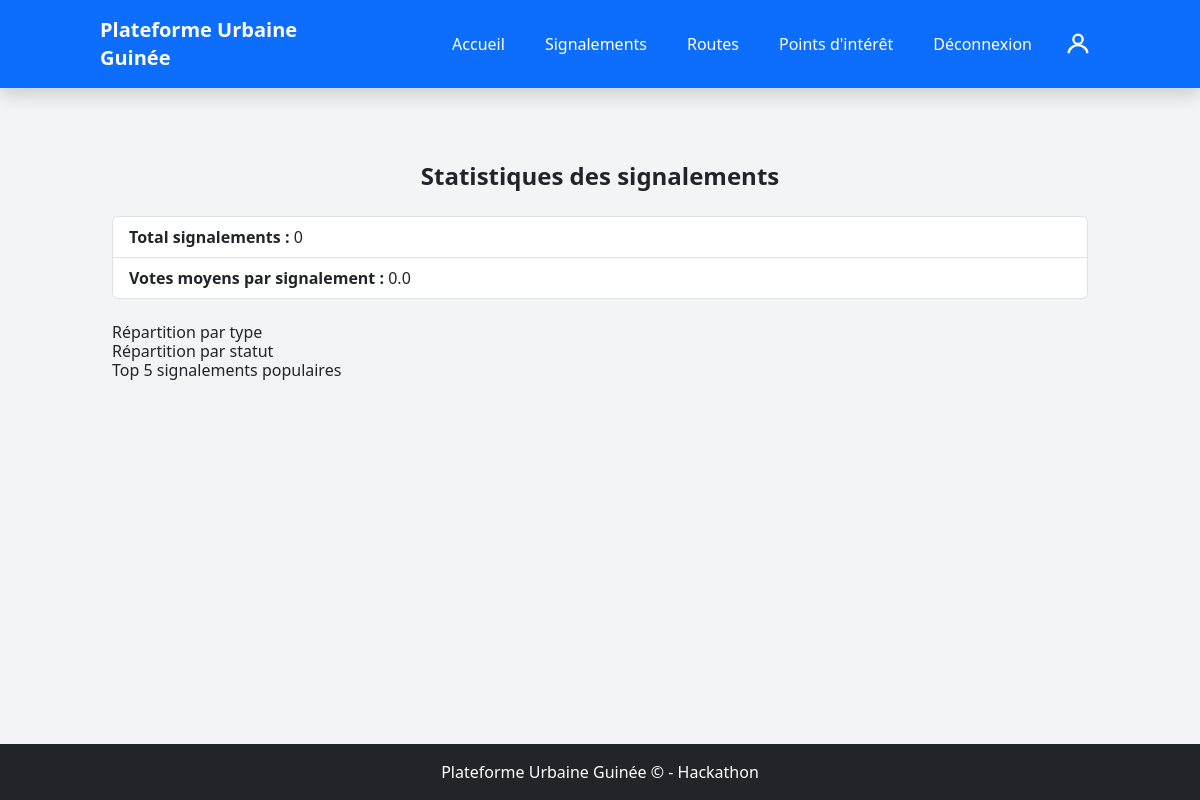
Page /reports/stats/ (signed in) on the earlier database version.
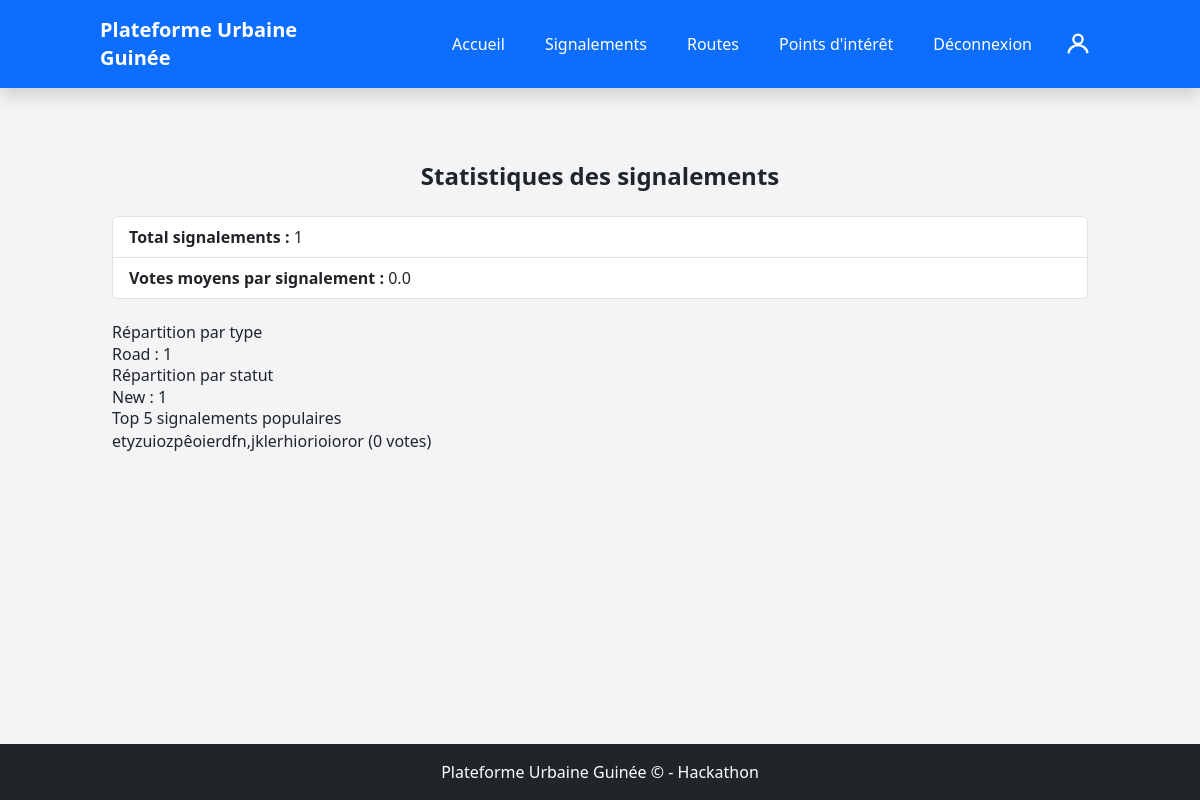
Same page on the later database version.
### reports/models.py (models this page shows, shortened)
class Report(models.Model):
    PROBLEM_TYPES = [
        ('road', 'Route endommagée'),
        ('electricity', 'Panne électrique'),
        ('waste', 'Déchets sauvages'),
        ('sanitation', 'Problème d\'assainissement'),
        ('other', 'Autre incident'),
    ]
    user = models.ForeignKey(User, on_delete=models.CASCADE, related_name='reports', null=True, blank=True)
    problem_type = models.CharField(max_length=20, choices=PROBLEM_TYPES, null=True, blank=True)
    description = models.TextField()
    photo = models.ImageField(upload_to='reports/photos/', blank=True, null=True)
    latitude = models.FloatField(null=True, blank=True)
    longitude = models.FloatField(null=True, blank=True)
    route = models.ForeignKey(Route, on_delete=models.SET_NULL, null=True, blank=True, related_name='reports')
    status = models.CharField(max_length=20, choices=[('new', 'Nouveau'), ('in_progress', 'En cours'), ('resolved', 'Résolu')], default='new')
    created_at = models.DateTimeField(auto_now_add=True)
    class Meta:
        ordering = ['-created_at']

### reports/views.py (the view)
# urls.py: path('stats/', views.report_stats, name='report_stats'),
@login_required
def report_stats(request):
    total_reports = Report.objects.count()
    reports_by_type = Report.objects.values('problem_type').annotate(count=Count('id'))
    reports_by_status = Report.objects.values('status').annotate(count=Count('id'))
    avg_votes = Vote.objects.values('report').annotate(votes=Count('id')).aggregate(avg=Avg('votes'))['avg'] or 0
    top_reports = Report.objects.annotate(num_votes=Count('votes')).order_by('-num_votes')[:5]
    return render(request, 'reports/report_stats.html', {
        'total_reports': total_reports,
        'reports_by_type': reports_by_type,
        'reports_by_status': reports_by_status,
        'avg_votes': avg_votes,
        'top_reports': top_reports,
    })

### templates/reports/report_stats.html (shortened to what this page needs)
{% extends "base.html" %}
{% block content %}
<div class="container mt-5">
    <h2 class="text-2xl font-bold mb-4 text-center">Statistiques des signalements</h2>
    <ul class="list-group mb-4">
        <li class="list-group-item"><strong>Total signalements :</strong> {{ total_reports }}</li>
        <li class="list-group-item"><strong>Votes moyens par signalement :</strong> {{ avg_votes|floatformat:1 }}</li>
    </ul>
    <h4>Répartition par type</h4>
    <ul>
        {% for t in reports_by_type %}
            <li>{{ t.problem_type|capfirst }} : {{ t.count }}</li>
        {% endfor %}
    </ul>
    <h4>Répartition par statut</h4>
    <ul>
        {% for s in reports_by_status %}
            <li>{{ s.status|capfirst }} : {{ s.count }}</li>
        {% endfor %}
    </ul>
    <h4>Top 5 signalements populaires</h4>
    <ul>
        {% for r in top_reports %}
            <li>
                <a href="{% url 'report_detail' r.pk %}">{{ r.description|truncatechars:40 }}</a>
                ({{ r.num_votes }} votes)
            </li>
        {% endfor %}
    </ul>
</div>
{% endblock %}

Differences in the rows shown:
added Report: description "etyzuiozpêoierdfn,jklerhiorioioror", num_votes "0"
Other differences:
{{ total_reports }}: "0" → "1"
new list line: "Road : 1"
new list line: "New : 1"
